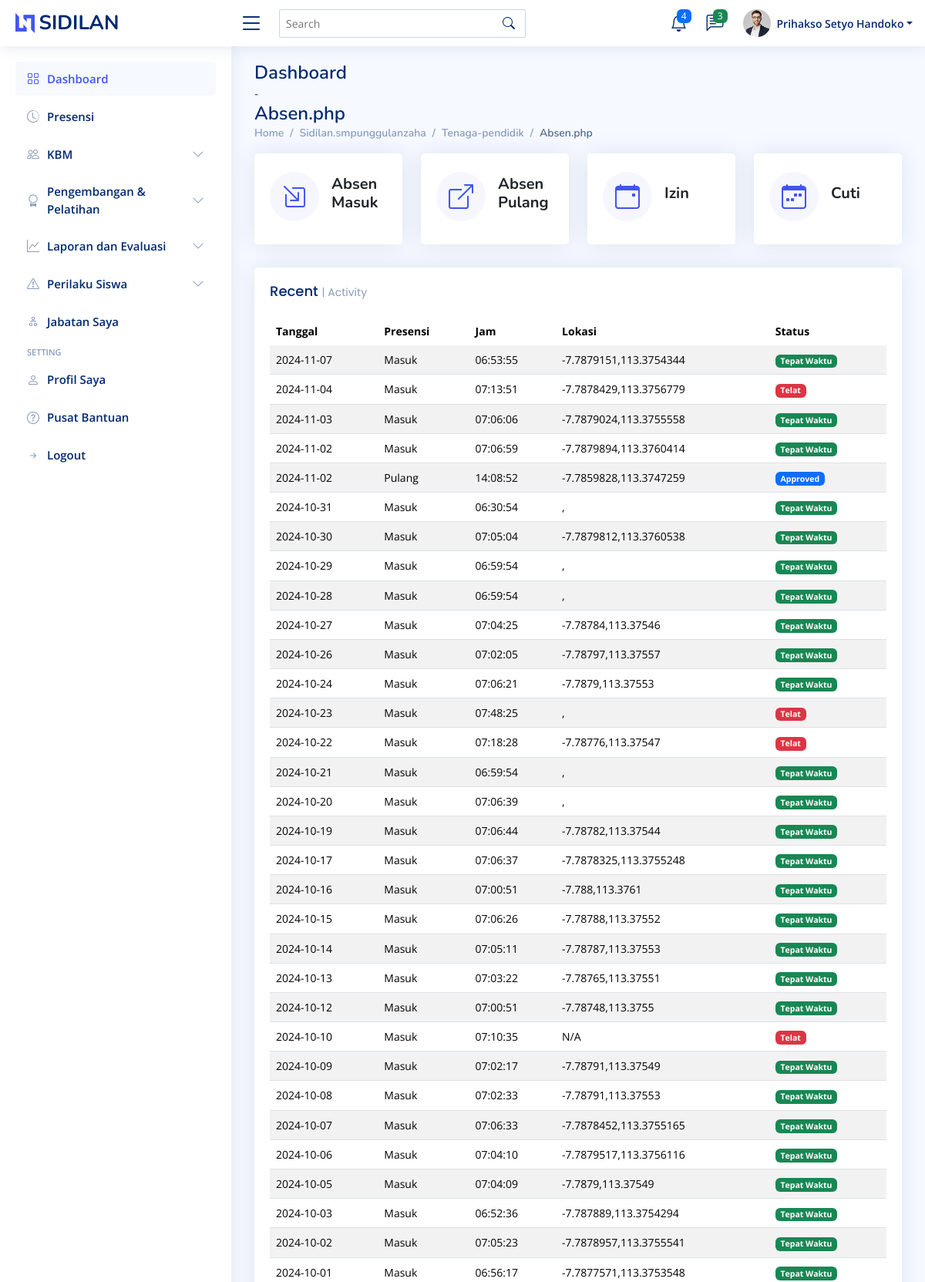
/sidilan.smpunggulanzaha/tenaga-pendidik/absen.php (signed in, upper part), run on the app's committed database.
### tables this page shows
CREATE TABLE `presensi` (
  `id_presensi` int(11) NOT NULL,
  `id_tp` int(11) DEFAULT NULL,
  `tipe_presensi` enum('Masuk','Pulang') DEFAULT NULL,
  `geolocation` varchar(255) DEFAULT NULL,
  `foto` varchar(255) DEFAULT NULL,
  `jam` time DEFAULT NULL,
  `tanggal` date DEFAULT NULL
);

### sidilan.smpunggulanzaha/tenaga-pendidik/absen.php (the view)
<?php include '../components/header.php' ?>
<?php include '../components/guru_navbar.php' ?>
<?php $id_tp = $_SESSION['id_tp']; ?>
<main id="main" class="main">
    <div class="pagetitle">
        <h1>Dashboard</h1>
        -
        <?php
        echo generateBreadcrumb();
        ?>
    </div>
    <section class="section dashboard">
        <div class="row">
            <div class="col-lg-12">
                <div class="row">
                    <div class="col-xxl-3 col-md-3">
                        <div class="card info-card sales-card">
                            <div class="card-body">
                                <br>
                                <div class="d-flex align-items-center">
                                    <div class="card-icon rounded-circle d-flex align-items-center justify-content-center">
                                        <i class="bi bi-box-arrow-in-down-right"></i>
                                    </div>
                                    <div class="ps-3">
                                        <h5 style=" cursor: pointer;" onclick="window.location.href='absen-masuk'">
                                            <strong>Absen Masuk</strong>
                                        </h5>
                                    </div>
                                </div>
                            </div>
                        </div>
                    </div>
                    <div class="col-xxl-3 col-md-3">
                        <div class="card info-card sales-card">
                            <div class="card-body">
                                <br>
                                <div class="d-flex align-items-center">
                                    <div class="card-icon rounded-circle d-flex align-items-center justify-content-center">
                                        <i class="bi bi-box-arrow-up-right" onclick="window.location.href='absen-pulang'"></i>
                                    </div>
                                    <div class="ps-3">
                                        <h5 style="cursor: pointer;" onclick="window.location.href='absen-pulang'">
                                            <strong>Absen Pulang</strong>
                                        </h5>
                                    </div>
                                </div>
                            </div>
                        </div>
                    </div>
                    <div class="col-xxl-3 col-md-3">
                        <div class="card info-card sales-card">
                            <div class="card-body">
                                <br>
                                <div class="d-flex align-items-center">
                                    <div class="card-icon rounded-circle d-flex align-items-center justify-content-center">
                                        <i class="bi bi-calendar-event" onclick="window.location.href='pengajuan-izin'"></i>
                                    </div>
                                    <div class="ps-3">
                                        <h5 style="cursor: pointer;" onclick="window.location.href='pengajuan-izin'">
                                            <strong>Izin</strong>
                                        </h5>
                                    </div>
                                </div>
                            </div>
                        </div>
                    </div>
                    <div class="col-xxl-3 col-md-3">
                        <div class="card info-card sales-card">
                            <div class="card-body">
                                <br>
                                <div class="d-flex align-items-center">
                                    <div class="card-icon rounded-circle d-flex align-items-center justify-content-center">
                                        <i class="bi bi-calendar-week" onclick="window.location.href='pengajuan-cuti'"></i>
                                    </div>
                                    <div class="ps-3">
                                        <h5 style="cursor: pointer;" onclick="window.location.href='pengajuan-cuti'">
                                            <strong>Cuti</strong>
                                        </h5>
                                    </div>
                                </div>
                            </div>
                        </div>
                    </div>
                    <div class="col-12">
                        <div class="card recent-sales overflow-auto">
                            <div class="card-body">
                                <h5 class="card-title">Recent <span>| Activity</span></h5>
                                <?php
$query = "
    SELECT tanggal, tipe_presensi, jam, geolocation,
        CASE
            WHEN tipe_presensi = 'Masuk' AND jam <= '07:10:00' THEN 'Tepat Waktu'
            WHEN tipe_presensi = 'Masuk' AND jam > '07:10:00' THEN 'Telat'
            ELSE 'Approved'
        END AS status
    FROM presensi
    WHERE id_tp = $id_tp
    ORDER BY tanggal DESC
    LIMIT 62;  -- Batas maksimal 31 data
";
$result = $conn->query($query);
echo '<div class="table-responsive">
    <table class="table table-striped">
        <thead>
            <tr>
                <th scope="col">Tanggal</th>
                <th scope="col">Presensi</th>
                <th scope="col">Jam</th>
                <th scope="col">Lokasi</th>
                <th scope="col">Status</th>
            </tr>
        </thead>
        <tbody>';
while ($row = $result->fetch_assoc()) {
    $statusClass = $row['status'] == 'Tepat Waktu' ? 'bg-success' : ($row['status'] == 'Telat' ? 'bg-danger' : 'bg-primary');
    $lokasi = (!empty($row['geolocation'])) ? $row['geolocation'] : 'N/A';
    echo '<tr>
        <td>' . htmlspecialchars($row['tanggal']) . '</td>
        <td>' . htmlspecialchars($row['tipe_presensi']) . '</td>
        <td>' . htmlspecialchars($row['jam']) . '</td>
        <td>' . htmlspecialchars($lokasi) . '</td>
        <td><span class="badge ' . $statusClass . '">' . htmlspecialchars($row['status']) . '</span></td>
    </tr>';
}
echo '</tbody>
    </table>
</div>';
?>
                            </div>
                        </div>
                    </div>
                </div>
            </div>
        </div>
    </section>
</main>
<?php include '../components/footer.php' ?>

### sidilan.smpunggulanzaha/assets/css/style.css (style rules this page uses)
:root { scroll-behavior: smooth; }
body { font-family: "Open Sans", sans-serif; background: #f6f9ff; color: #444444; }
h1, h2, h3, h4, h5, h6 { font-family: "Nunito", sans-serif; }
#main { margin-top: 60px; padding: 20px 30px; transition: all 0.3s; }
.pagetitle { margin-bottom: 10px; }
.pagetitle h1 { font-size: 24px; margin-bottom: 0; font-weight: 600; color: #012970; }
.card { margin-bottom: 30px; border: none; border-radius: 5px; box-shadow: 0px 0 30px rgba(1, 41, 112, 0.1); }
.card-title { padding: 20px 0 15px 0; font-size: 18px; font-weight: 500; color: #012970; font-family: "Poppins", sans-serif; }
.card-title span { color: #899bbd; font-size: 14px; font-weight: 400; }
.card-body { padding: 0 20px 20px 20px; }
@media (min-width: 1200px) { #main, #footer { margin-left: 300px; } }
.dashboard .info-card { padding-bottom: 10px; }
.dashboard .card-icon { font-size: 32px; line-height: 0; width: 64px; height: 64px; flex-shrink: 0; flex-grow: 0; }
.dashboard .sales-card .card-icon { color: #4154f1; background: #f6f6fe; }
.dashboard .recent-sales { font-size: 14px; }
.dashboard .recent-sales .table thead { background: #f6f6fe; }
.dashboard .recent-sales .table thead th { border: 0; }

### data on the page
presensi: tanggal "2024-11-07", tipe_presensi "Masuk", jam "06:53:55", geolocation "-7.7879151,113.3754344", status "Tepat Waktu"
presensi: tanggal "2024-11-04", tipe_presensi "Masuk", jam "07:13:51", geolocation "-7.7878429,113.3756779", status "Telat"
presensi: tanggal "2024-11-03", tipe_presensi "Masuk", jam "07:06:06", geolocation "-7.7879024,113.3755558", status "Tepat Waktu"
presensi: tanggal "2024-11-02", tipe_presensi "Masuk", jam "07:06:59", geolocation "-7.7879894,113.3760414", status "Tepat Waktu"
presensi: tanggal "2024-11-02", tipe_presensi "Pulang", jam "14:08:52", geolocation "-7.7859828,113.3747259", status "Approved"
presensi: tanggal "2024-10-31", tipe_presensi "Masuk", jam "06:30:54", geolocation ",", status "Tepat Waktu"
presensi: tanggal "2024-10-30", tipe_presensi "Masuk", jam "07:05:04", geolocation "-7.7879812,113.3760538", status "Tepat Waktu"
presensi: tanggal "2024-10-29", tipe_presensi "Masuk", jam "06:59:54", geolocation ",", status "Tepat Waktu"
presensi: tanggal "2024-10-28", tipe_presensi "Masuk", jam "06:59:54", geolocation ",", status "Tepat Waktu"
presensi: tanggal "2024-10-27", tipe_presensi "Masuk", jam "07:04:25", geolocation "-7.78784,113.37546", status "Tepat Waktu"
presensi: tanggal "2024-10-26", tipe_presensi "Masuk", jam "07:02:05", geolocation "-7.78797,113.37557", status "Tepat Waktu"
presensi: tanggal "2024-10-24", tipe_presensi "Masuk", jam "07:06:21", geolocation "-7.7879,113.37553", status "Tepat Waktu"
presensi: tanggal "2024-10-23", tipe_presensi "Masuk", jam "07:48:25", geolocation ",", status "Telat"
presensi: tanggal "2024-10-22", tipe_presensi "Masuk", jam "07:18:28", geolocation "-7.78776,113.37547", status "Telat"
presensi: tanggal "2024-10-21", tipe_presensi "Masuk", jam "06:59:54", geolocation ",", status "Tepat Waktu"
presensi: tanggal "2024-10-20", tipe_presensi "Masuk", jam "07:06:39", geolocation ",", status "Tepat Waktu"
presensi: tanggal "2024-10-19", tipe_presensi "Masuk", jam "07:06:44", geolocation "-7.78782,113.37544", status "Tepat Waktu"
presensi: tanggal "2024-10-17", tipe_presensi "Masuk", jam "07:06:37", geolocation "-7.7878325,113.3755248", status "Tepat Waktu"
presensi: tanggal "2024-10-16", tipe_presensi "Masuk", jam "07:00:51", geolocation "-7.788,113.3761", status "Tepat Waktu"
presensi: tanggal "2024-10-15", tipe_presensi "Masuk", jam "07:06:26", geolocation "-7.78788,113.37552", status "Tepat Waktu"
presensi: tanggal "2024-10-14", tipe_presensi "Masuk", jam "07:05:11", geolocation "-7.78787,113.37553", status "Tepat Waktu"
presensi: tanggal "2024-10-13", tipe_presensi "Masuk", jam "07:03:22", geolocation "-7.78765,113.37551", status "Tepat Waktu"
presensi: tanggal "2024-10-12", tipe_presensi "Masuk", jam "07:00:51", geolocation "-7.78748,113.3755", status "Tepat Waktu"
presensi: tanggal "2024-10-10", tipe_presensi "Masuk", jam "07:10:35", geolocation "N/A", status "Telat"
presensi: tanggal "2024-10-09", tipe_presensi "Masuk", jam "07:02:17", geolocation "-7.78791,113.37549", status "Tepat Waktu"
presensi: tanggal "2024-10-08", tipe_presensi "Masuk", jam "07:02:33", geolocation "-7.78791,113.37553", status "Tepat Waktu"
presensi: tanggal "2024-10-07", tipe_presensi "Masuk", jam "07:06:33", geolocation "-7.7878452,113.3755165", status "Tepat Waktu"
presensi: tanggal "2024-10-06", tipe_presensi "Masuk", jam "07:04:10", geolocation "-7.7879517,113.3756116", status "Tepat Waktu"
presensi: tanggal "2024-10-05", tipe_presensi "Masuk", jam "07:04:09", geolocation "-7.7879,113.37549", status "Tepat Waktu"
presensi: tanggal "2024-10-03", tipe_presensi "Masuk", jam "06:52:36", geolocation "-7.787889,113.3754294", status "Tepat Waktu"
presensi: tanggal "2024-10-02", tipe_presensi "Masuk", jam "07:05:23", geolocation "-7.7878957,113.3755541", status "Tepat Waktu"
presensi: tanggal "2024-10-01", tipe_presensi "Masuk", jam "06:56:17", geolocation "-7.7877571,113.3753548", status "Tepat Waktu"

### other printed values
$nama "Prihakso Setyo Handoko"
end($parts) "Absen.php"
$part "Sidilan.smpunggulanzaha"
$part "Tenaga-pendidik"
$part "Absen.php"
